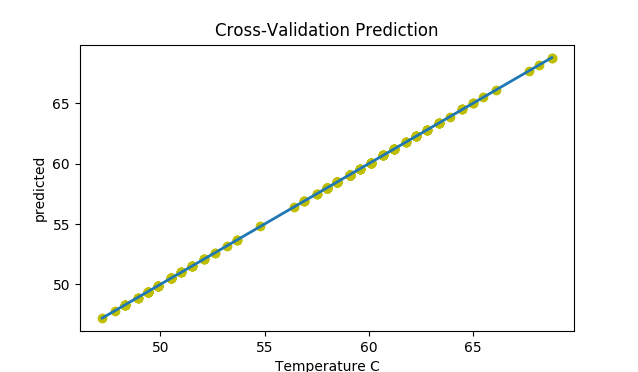

This chart was generated by the following Python code:
import numpy as np
import matplotlib.pyplot as plt
import matplotlib.ticker as ticker
import pdb
from pandas import *
from scipy import stats # for linear regression 
from sklearn import datasets
from sklearn.model_selection import cross_val_predict
from sklearn import linear_model
#********************************
data = read_csv('rpifinaldata.csv')
t = data['Date/Time']
x = data['CPU usage %']
y = data['Temperature C'] 
#********************************
f1 = plt.figure(1)

X = data.loc[:, 'CPU usage %':'Temperature C']
lr = linear_model.LinearRegression()
predicted = cross_val_predict(lr,X,y,cv=10) 

plt.scatter(y,predicted,c='y',marker='o',edgecolors=(0,0,0))
plt.plot([y.min(),y.max()], [y.min(),y.max()], lw=3)

plt.xlabel('Temperature C')
plt.ylabel('predicted')
plt.title('Cross-Validation Prediction')
#***************Method two*********************
f2 = plt.figure(2)
# subtitute X with x.reshape(-1,1) CPU data only
lr = linear_model.LinearRegression()
predicted = cross_val_predict(lr,x.reshape(-1,1),y,cv=10) 

plt.scatter(y,predicted,c='y',marker='o',edgecolors=(0,0,0))
plt.plot([y.min(),y.max()], [y.min(),y.max()], lw=3)

plt.xlabel('Temperature C')
plt.ylabel('predicted')
plt.title('Cross-Validation Prediction')
plt.show()
